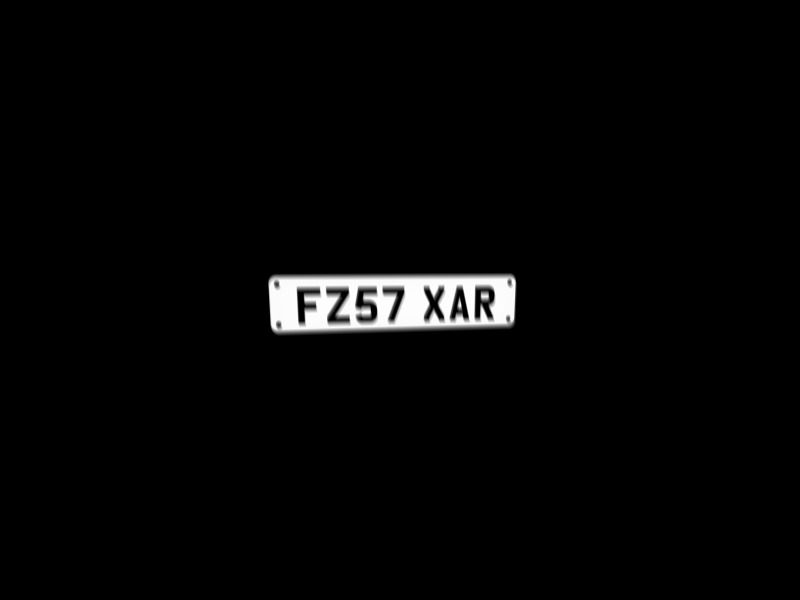
#> input picture test subset/easy1.jpg, 800 x 600 px
$ jupyter execute --allow-errors find_blur_direction.ipynb   (older library calls are emulated)
#> lines starting #> are read from the running program, lines starting #| are printed output that depends on the picture; after the words box and inside, x2 and y2 are one past the last pixel; in counts of white or black regions, pixels touching at a corner belong together
### nbp_helper_funs.py
#  _  _            _               ___ _      _         ___                       _ _   _
# | \| |_  _ _ __ | |__  ___ _ _  | _ \ |__ _| |_ ___  | _ \___ __ ___  __ _ _ _ (_) |_(_)___ _ _
# | .` | || | '  \| '_ \/ -_) '_| |  _/ / _` |  _/ -_) |   / -_) _/ _ \/ _` | ' \| |  _| / _ \ ' \
# |_|\_|\_,_|_|_|_|_.__/\___|_|   |_| |_\__,_|\__\___| |_|_\___\__\___/\__, |_||_|_|\__|_\___/_||_|
#

__version__ = '1.15.2' # Major, minor, patch
__author__ = 'Marcin Konowalczyk and Alexander Mitchell'
__email__ = 'aaron@aigaming.com'
__status__ = 'Development'
__doc__ = '''
Helper funcitons for the Number Plates Recognition project
Written by {:s}
Version {:s}
'''.format(__author__,__version__)

import os
import pickle
import random
from copy import deepcopy  # Currently not used
from itertools import product
from functools import wraps
from types import FunctionType as function

import numpy as np
from PIL import Image, ImageDraw, ImageFilter, ImageFont, ImageOps
from scipy import ndimage

# from skimage.feature import match_template

FONT_PATH = os.path.abspath(os.path.join('.','UKNumberPlate.ttf'))

############################
### GENERAL USEFUL STUFF ###
############################

def setStaticVars(**kwargs):
    ''' Decorator to set the static variables of a function
        https://stackoverflow.com/questions/279561/what-is-the-python-equivalent-of-static-variables-inside-a-function
    '''
    def wrapper(f):
        for k in kwargs:
            setattr(f, k, kwargs[k])
        return f
    return wrapper

def validateByAnnotations(f):
    ''' Decorator to use the annotation functions as validators '''
    @wraps(f)
    def wrapper(*args, **kwargs):
        anns = f.__annotations__
        varnames = f.__code__.co_varnames
        if len(anns) < 1: return f(*args, **kwargs) # No annotaions

        def check(name, value):
            ann = anns[name]
            if type(ann) == function:
                try:
                    pr = ann.__name__+': '+ann.__docstring__
                except AttributeError:
                    pr = ann.__name__
                msg = '{}=={}; Test: {}'.format(name, value, pr)
                assert ann(value), msg

        # Go though args
        for name, value in zip(varnames[0:len(args)], args):
            if name in anns.keys():
                check(name,value)

        # Go though kwargs
        for name in varnames[len(args):]:
            if name in anns.keys() and name in kwargs.keys():
                value = kwargs[name]
                check(name,value)

        return f(*args, **kwargs)
    return wrapper

# [12 lines left out: functions findAllInDir, edgeDistance, not called in this run]

def saveToPickle(filename, data):
    ''' Save a single variable to pickle file (*.pkl) '''
    with open(filename, 'wb') as f: pickle.dump(data, f)

def loadFromPickle(filename):
    ''' Load a single variable from pickle file (*.pkl) '''
    with open(filename, 'rb') as f: return pickle.load(f)

class bcolors:
    ''' Print colors
        https://stackoverflow.com/questions/287871/print-in-terminal-with-colors
    '''
    HEADER = '\033[95m'
    OKBLUE = '\033[94m'
    OKGREEN = '\033[92m'
    WARNING = '\033[93m'
    FAIL = '\033[91m'
    ENDC = '\033[0m'
    BOLD = '\033[1m'
    UNDERLINE = '\033[4m'

# [4 lines left out: function searchDictionary, not called in this run]

##############################
### Input validation stuff ###
##############################

def PILimage(x):
    ''' Check if input is a PIL image '''
    PILimage.__docstring__= 'must be a PIL image'
    return type(x) == Image.Image

################################
### PIL <-> Numpy conversion ###
################################

@validateByAnnotations
def pil2np(im: PILimage):
    ''' Pillow image to Numpy array '''
    # Return (0,1) numpy array for each channel of im
    if im.mode == 'L':
        return np.asarray(im.getdata(), dtype=np.uint8).reshape((im.size[1], im.size[0]))/255
    elif im.mode == '1':
        return np.asarray(im.getdata(), dtype=np.uint8).reshape((im.size[1], im.size[0]))
    else:
        return [pil2np(a) for a in im.split()]

def np2pil(arr, alpha=None):
    ''' Numpy array to Pillow image '''
    # Check the dimentionality
    if arr.ndim == 1:
        arr = np.expand_dims(arr, axis=0)
    elif arr.ndim > 2:
        raise Exception('Invalid dimentionality of the input')
    # Take absolute value (to coersce any processing floating point errors)
    arr = np.abs(arr)
    # Convert to image based on the datatpe
    if arr.dtype == 'bool' or arr.max() <= 1:
        im = Image.fromarray(np.uint8(arr*255))
    elif arr.max() <= 255:
        im = Image.fromarray(np.uint8(arr))
    else:
        raise Exception('Array elements are of invalid size')
    # Add alpha channel by a recursive call to self
    if alpha: im.putalpha(np2pil(alpha, alpha=None))
    return im

##################################
### IMAGE PROCESSING FUNCTIONS ###
##################################

def openGrayScale(imageDir):
    ''' Open grayscale image '''
    return Image.open(imageDir).convert('L')

@validateByAnnotations
def gaussBlur(im: PILimage, radius=2):
    ''' Gaussian blur of the image '''
    if radius > 0: return im.filter(ImageFilter.GaussianBlur(radius=radius))
    return im

# [4 lines left out: function normaliseIntensity, not called in this run]

@validateByAnnotations
def binarizeImage(im: PILimage, threshold=0.5, blur=0):
    ''' Binarise the image and return it as a numpy array '''
    return np2pil(pil2np(gaussBlur(im, blur))>threshold)

# [4 lines left out: function padImage, not called in this run]

@validateByAnnotations
def cropContourImg(im: PILimage, threshold=0.5, blur=0, pad=10):
    ''' Crop the image according to the threshold (with additional pad) '''
    left, upper, right, lower = binarizeImage(im, threshold=threshold, blur=blur).getbbox()
    if pad > 0:
        w, h = im.size
        left = max((0,left-pad))
        right = min((w,right+pad))
        upper = max((0,upper-pad))
        lower = min((h,lower+pad))
    return im.crop((left, upper, right, lower))

@validateByAnnotations
def getCorners(im: PILimage, threshold=0.5, blur=0):
    ''' Get the corners of the numberplate image '''
    im = pil2np(binarizeImage(im, threshold=threshold, blur=blur))
    h, w = im.shape
    f = lambda x,y: x+y
    c = [(h,w),(h,0),(0,0),(0,w)] # Start exactly on the wrong side
    for hi, wi in product(range(h),range(w)):
        if im[hi,wi]:
            if f((h-hi),(w-wi)) > f((h-c[0][0]),(w-c[0][1])): c[0] = (hi,wi)
            if f((h-hi),wi)     > f((h-c[1][0]),   c[1][1] ): c[1] = (hi,wi)
            if f(hi,wi)         > f(   c[2][0] ,   c[2][1] ): c[2] = (hi,wi)
            if f(hi,(w-wi))     > f(   c[3][0] ,(w-c[3][1])): c[3] = (hi,wi)
    return [(p[1],p[0]) for p in c]

@validateByAnnotations
def straightenImage(im: PILimage, c, size=(280,60), pad:int=10, color:int=0):
    ''' Straighten the image, given corners '''
    w, h = size
    c2 = [(x+pad,y+pad) for x,y in [(0, 0), (w,0), (w,h), (0,h)]]
    coeffs = getTransformCoeffs(c,c2)
    return im.transform((w+2*pad, h+2*pad), Image.PERSPECTIVE, coeffs, Image.BICUBIC)

# [89 lines left out: functions findEdges1, findEdges2, downsample, getFont, getPlate, getPlate2 and 1 more, not called in this run]

def randomPlateImage(height, fontPath=FONT_PATH, pad=0):
    ''' Generate random number plate image '''
    return getPlate(randomPlateString(), height, fontPath=fontPath, pad=pad)

################################################
### Root-Mean-Square search though the image ###
################################################

# https://en.wikipedia.org/wiki/Template_matching
# http://opencv-python-tutroals.readthedocs.io/en/latest/py_tutorials/py_imgproc/py_template_matching/py_template_matching.html

# [26 lines left out: functions RMSSearch, RMSMultiSearch, not called in this run]

def normaliseConfidence1(confidence):
    ''' Normaise confidence to be bound between 0 and 1 '''
    return 1-1/(1+abs(confidence))

# [55 lines left out: functions findConfidence1, findBlurDirection1, makeMotionKernel, not called in this run]

def convolveImages(im, kernel):
    ''' Convolves images using ndimage and the correct default inputs '''
    return ndimage.convolve(im, kernel, mode='constant', cval=1.0)

############################
### Image transformation ###
############################
# https://kogs-www.informatik.uni-hamburg.de/~neumann/BV-WS-2007/BV-3-07.pdf

# Transformations between coordinate representations
def p2n(P):
    ''' Transfrom from image points to Normal coordinates '''
    return np.array([[p[1], p[0], 0] for p in P]).T

def n2p(N):
    ''' Transform from Normal coordinates to image points '''
    return [( (c[1], c[0]) for c in N.T)]

def n2h(N, w=1):
    ''' Transform to Homogenous image coordinates '''
    return np.array([[w*x for x in n] + [w,] for n in N.T]).T

def h2n(H):
    ''' Transfrom back to Normal image coordiantes '''
    return np.array([h[:-1]/h[-1] for h in H.T]).T

# Translations in Normal coordinates
def xyCenterN(N):
    ''' Shift N to be centered around the origin in the xy plane '''
    return np.array([r - np.mean(r) for r in N[:-1]] + [N[-1],])

def xyZeroN(N):
    ''' Sift N to have top left corner of the image at the origin in the xy plane '''
    return np.array([r - np.min(r) for r in N[:-1]] + [N[-1],])

# [25 lines left out: functions getTranslationMatrix, getRotationMatrix, not called in this run]

def P2wh(P):
    ''' Figure out the width and height of the final image from points '''
    return tuple(int(x) for x in np.ceil(np.max(list(zip(*P)),axis=1)))

# [26 lines left out: functions getProjectionMatrix, perspectiveRotate, not called in this run]

def getTransformCoeffs(pa: 'current corners', pb: 'transformed corners'):
    ''' Calculate the perspective transfrom coefficients
        https://stackoverflow.com/questions/14177744/how-does-perspective-transformation-work-in-pil
    '''
    matrix = []
    for p1, p2 in zip(pb, pa):
        matrix.append([p1[0], p1[1], 1, 0, 0, 0, -p2[0]*p1[0], -p2[0]*p1[1]])
        matrix.append([0, 0, 0, p1[0], p1[1], 1, -p2[1]*p1[0], -p2[1]*p1[1]])
    A = np.array(pa).reshape(8)
    B = np.matrix(matrix, dtype=np.float)
    return np.array(np.dot(np.linalg.inv(B.T * B) * B.T, A)).reshape(8)


# [53 lines of commented-out code are left out]

# [5 lines that do not run on import are left out]

### jupyter notebook examples/find_blur_direction.ipynb
[cell 1]
import os
import sys
parent = os.path.abspath(os.path.join('./', os.pardir))
sys.path.insert(0, parent) # Add parent dirrectory to temporary path for imports

from nbp_helper_funs import *
from matplotlib import pyplot as plt

## Explanation

It has become apparent that analysing the blur of the numberplate image will become very important to categorise the difficult cases correctly). We have looked into implementing some deblurring algorithms but eventually settled on blurring our own (fitted by RMSSearch). In either case, we needed some method of blur detection.

To achieve this we've straightened the plate and found the (root-mean-square) difference between it and it's binarised version. This would give large difference score in any direction in which the plate has been blurred, but small score in unblurred direction. To correct for small discrepancies in otherwise unblurred edges we've added a median-filter step too.

[cell 2]
DIR = os.path.join(parent,'test subset','easy1.jpg')

im = Image.open(DIR).convert('L')
#> im is the input picture: PIL image 800x600 L; min 0, max 255, mean 5.3
im = cropContourImg(im, pad=10)
#> in np2pil, `im = Image.fromarray(np.uint8(arr*255))`:
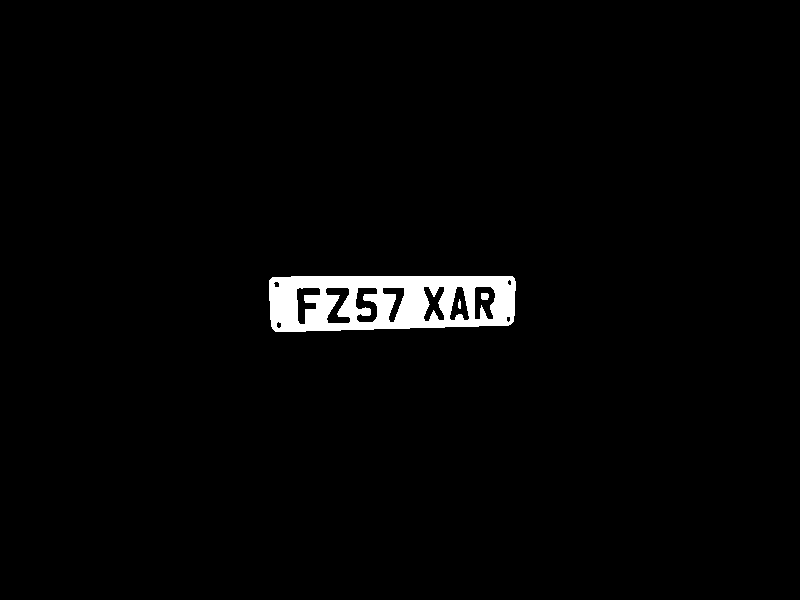
#> im: PIL image 800x600 L; 2.1% white; 3 white regions, box (x1, y1, x2, y2) and area: (269, 276, 516, 332) 9975, (481, 293, 489, 300) 52, (458, 299, 461, 309) 24
#> in cropContourImg, `left, upper, right, lower = binarizeImage(im, threshold=threshold, blu..`: left = 269; upper = 276; right = 516; lower = 332
#> in cropContourImg, `left = max((0,left-pad))`: left = 259
#> in cropContourImg, `right = min((w,right+pad))`: right = 526
#> in cropContourImg, `upper = max((0,upper-pad))`: upper = 266
#> in cropContourImg, `lower = min((h,lower+pad))`: lower = 342
#> in cropContourImg, `return im.crop((left, upper, right, lower))`:
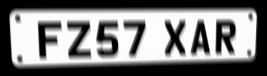
#> returned value: PIL image 267x76 L; min 0, max 255, mean 125
im = straightenImage(im, getCorners(im))
#> in np2pil (call 2), `im = Image.fromarray(np.uint8(arr*255))`:
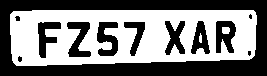
#> im: PIL image 267x76 L; 49.5% white; 3 white regions, box (x1, y1, x2, y2) and area: (10, 10, 257, 66) 9975, (222, 27, 230, 34) 52, (199, 33, 202, 43) 24
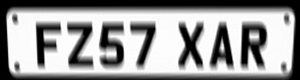
#> im: PIL image 300x80 L; min 0, max 255, mean 153.2

plt.imshow(pil2np(im), cmap='gray')
plt.show()
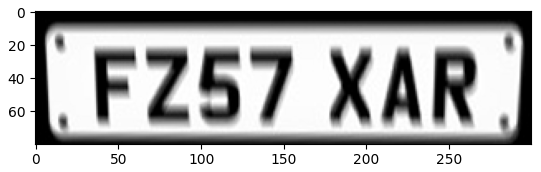
#> figure drawn by matplotlib, 1 panel

[cell 3]
im_binarized = binarizeImage(im, threshold=0.5)
#> in np2pil (call 3), `im = Image.fromarray(np.uint8(arr*255))`:
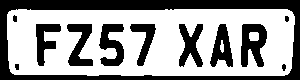
#> im: PIL image 300x80 L; 60.8% white; 12 black regions, largest, box (x1, y1, x2, y2) and area: (0, 0, 300, 80) 5180, (241, 24, 267, 67) 757, (99, 24, 124, 66) 641

plt.imshow(pil2np(im_binarized), cmap='gray')
plt.show()
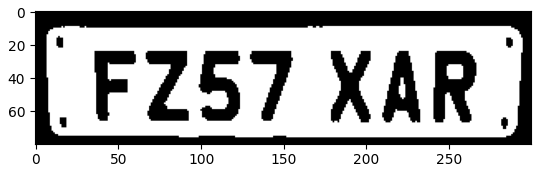
#> figure drawn by matplotlib, 1 panel

[cell 4]
im_difference = pil2np(im_binarized) - pil2np(im)
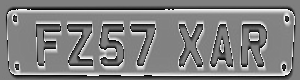
#> im_difference: shape (80, 300) float64; min -0.498, max 0.498, mean 0.00738; drawn with min black and max white
im_rms_diff  = np.sqrt(im_difference**2) # Root mean square difference of the images
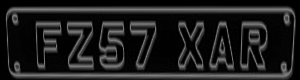
#> im_rms_diff: shape (80, 300) float64; min 0, max 0.498, mean 0.121
im_medfilt_diff = pil2np(np2pil(im_rms_diff).filter(ImageFilter.MedianFilter(5)))
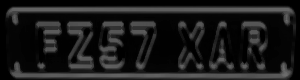
#> im_medfilt_diff: shape (80, 300) float64; min 0, max 0.427, mean 0.103

plt.imshow(im_difference)
plt.title('Difference image')
plt.show()

plt.imshow(im_rms_diff)
plt.title('Root-mean-square difference image (everyting is positive)')
plt.show()

plt.imshow(im_medfilt_diff)
plt.title('Median filtered RMS difference image (narrow edges are gone)')
plt.show()

[cell 5]
offset = 20 # offset number of pixels from top, bottom and sides

#> (the rest of this cell did not finish here and is left out)

#> (a cell that did not finish here is left out)

#> (a cell that did not finish here is left out)
